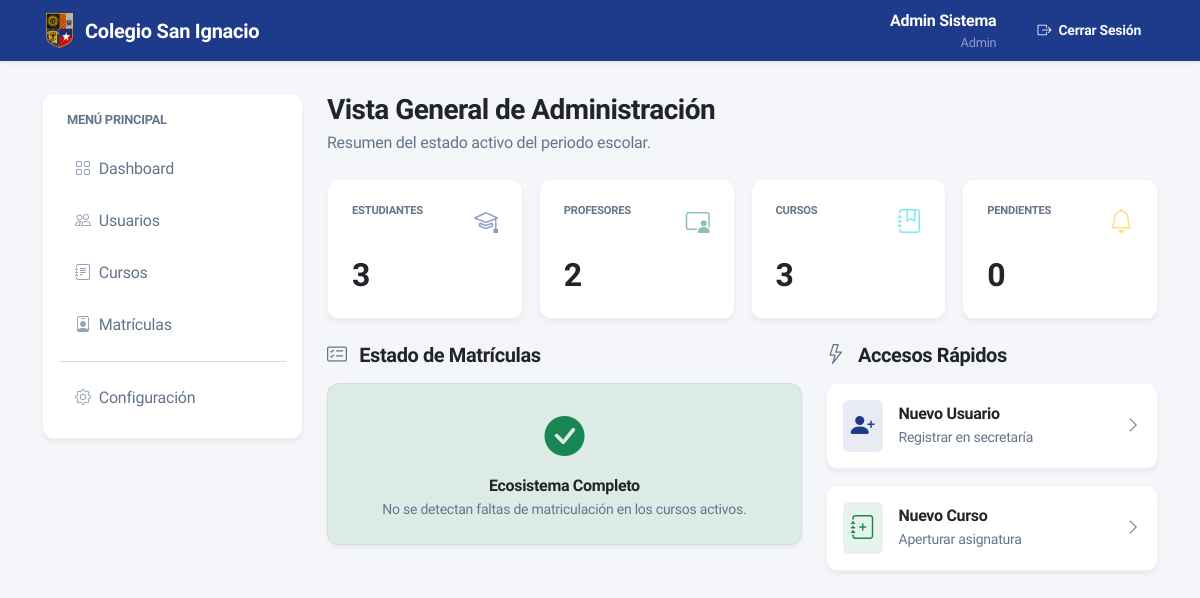
The page /admin/dashboard (signed in) on the database as committed earlier.
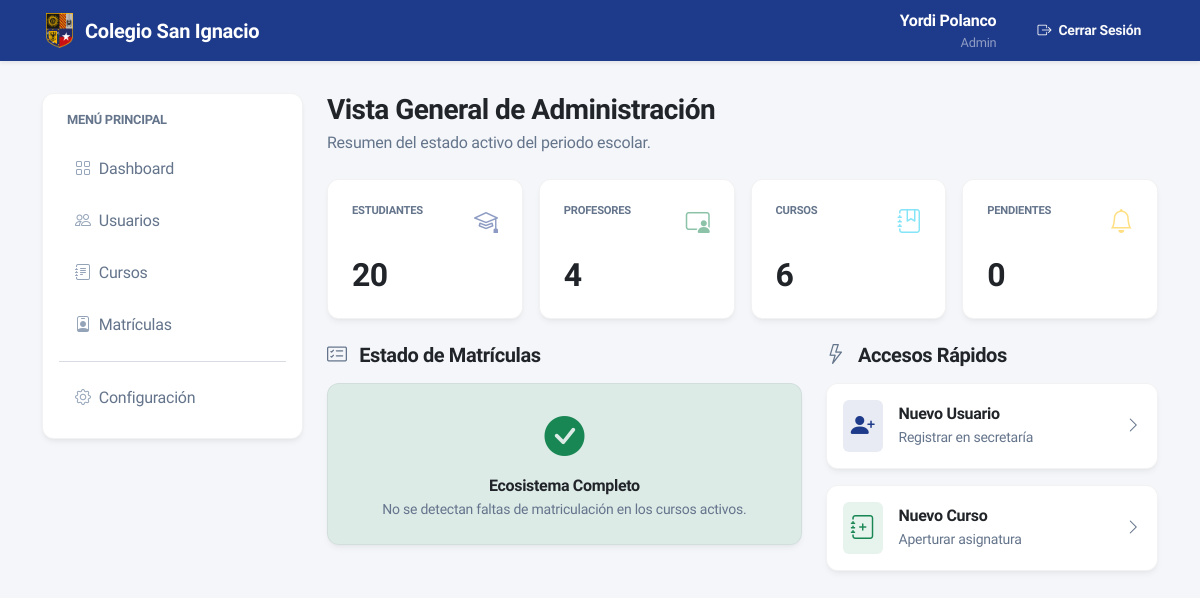
The same page on the database as committed later.
### models.py (models this page shows, shortened)
class User(db.Model, UserMixin):
    __tablename__ = 'users'
    id = db.Column(db.String, primary_key=True) # e.g. "EST-01", "PRF-01"
    nombre = db.Column(db.String(100), nullable=False)
    password_hash = db.Column(db.String(256), nullable=False)
    rol = db.Column(db.String(20), nullable=False) # 'ADMIN', 'PROFESOR', 'ESTUDIANTE'
    courses_taught = db.relationship("Course", back_populates="professor", cascade="all, delete-orphan", lazy=True)
    enrollments = db.relationship("Enrollment", back_populates="student", cascade="all, delete-orphan", lazy=True)
    def is_admin(self):
        return self.rol == 'ADMIN'

### app.py (the view)
@app.route("/admin/dashboard")
@login_required
def admin_dashboard():
    if not current_user.is_admin():
        flash("¡Acceso denegado!", "danger")
        return redirect(url_for('index'))
    total_students = User.query.filter_by(rol='ESTUDIANTE').count()
    total_professors = User.query.filter_by(rol='PROFESOR').count()
    total_courses = Course.query.count()
    estudiantes_sin_cursos = User.query.filter(User.rol == 'ESTUDIANTE', ~User.enrollments.any()).all()
    cursos_sin_estudiantes = Course.query.filter(~Course.enrollments.any()).all()
    metrics = {
        'total_students': total_students,
        'total_professors': total_professors,
        'total_courses': total_courses,
        'pending_requests': 0
    }
    return render_template("admin_dashboard.html", metrics=metrics,
                           estudiantes_sin_cursos=estudiantes_sin_cursos,
                           cursos_sin_estudiantes=cursos_sin_estudiantes)

### app.py (called while the page is built)
@login_manager.user_loader
def load_user(user_id):
    return User.query.get(user_id)

### templates/admin_dashboard.html (shortened to what the changed rows need)
{% extends "base.html" %}
{% block content %}
<div class="row g-3 mb-4">
    <div class="col-md-3">
        <div class="card hover-card h-100 p-2 border-start border-primary border-4">
            <div class="card-body d-flex flex-column">
                <div class="mt-auto">
                    <h2 class="fw-bold text-dark mb-0">{{ metrics.total_students }}</h2>
                </div>
            </div>
        </div>
    </div>
    <div class="col-md-3">
        <div class="card hover-card h-100 p-2 border-start border-success border-4">
            <div class="card-body d-flex flex-column">
                <div class="mt-auto">
                    <h2 class="fw-bold text-dark mb-0">{{ metrics.total_professors }}</h2>
                </div>
            </div>
        </div>
    </div>
    <div class="col-md-3">
        <div class="card hover-card h-100 p-2 border-start border-info border-4">
            <div class="card-body d-flex flex-column">
                <div class="mt-auto">
                    <h2 class="fw-bold text-dark mb-0">{{ metrics.total_courses }}</h2>
                </div>
            </div>
        </div>
    </div>
    <div class="col-md-3">
        <div class="card hover-card h-100 p-2 border-start border-warning border-4">
            <div class="card-body d-flex flex-column">
                <div class="mt-auto">
                    <h2 class="fw-bold text-dark mb-0">{{ metrics.pending_requests }}</h2>
                </div>
            </div>
        </div>
    </div>
</div>
{% endblock %}

### templates/base.html (shortened to what this page needs)
<!DOCTYPE html>
<html lang="es">
<head>
    <link href="https://cdn.jsdelivr.net/npm/bootstrap@5.3.0/dist/css/bootstrap.min.css" rel="stylesheet">
    <link rel="stylesheet" href="https://cdn.jsdelivr.net/npm/bootstrap-icons@1.11.1/font/bootstrap-icons.css">
    <link href="{{ url_for('static', filename='css/style.css') }}?v=4.0" rel="stylesheet">
</head>
<body>
    <nav class="navbar navbar-expand-lg navbar-dark bg-primary shadow-sm mb-4">
        <div class="container">
            <a class="navbar-brand fw-bold d-flex align-items-center gap-2" href="{{ url_for('index') }}">
                <img src="{{ url_for('static', filename='img/logo.png') }}?v=1.2" alt="Logo" width="35" height="35" style="object-fit: contain;">
                Colegio San Ignacio
            </a>
            <div class="collapse navbar-collapse" id="navbarNav">
                <ul class="navbar-nav ms-auto align-items-lg-center">
                    {% if current_user.is_authenticated %}
                        <li class="nav-item me-lg-4 mb-2 mb-lg-0 text-lg-end">
                            <div class="text-white fw-bold">{{ current_user.nombre }}</div>
                            <div class="text-white-50" style="font-size: 0.8rem;">{{ current_user.rol|capitalize }}</div>
                        </li>
                        <li class="nav-item">
                            <a class="btn btn-outline-light btn-sm fw-bold rounded px-3" href="{{ url_for('logout') }}"><i class="bi bi-box-arrow-right me-1"></i> Cerrar Sesión</a>
                        </li>
                    {% endif %}
                </ul>
            </div>
        </div>
    </nav>
    <main class="container">
        <div class="row pt-2">
            {% if current_user.is_authenticated %}
            <div class="col-lg-3 mb-4">
                <div class="card p-3 shadow-sm border-0">
                    <p class="text-muted fw-bold mb-3 ps-2" style="font-size: 0.8rem; text-transform: uppercase;">Menú Principal</p>
                    <nav class="d-flex flex-column gap-1">
                        {% if current_user.rol == 'ADMIN' %}
                        <a href="{{ url_for('admin_dashboard') }}" class="sidebar-link"><i class="bi bi-grid me-2"></i> Dashboard</a>
                        <a href="{{ url_for('admin_lista_usuarios') }}" class="sidebar-link"><i class="bi bi-people me-2"></i> Usuarios</a>
                        <a href="{{ url_for('admin_construccion') }}" class="sidebar-link"><i class="bi bi-journal-text me-2"></i> Cursos</a>
                        <a href="{{ url_for('admin_construccion') }}" class="sidebar-link"><i class="bi bi-person-badge me-2"></i> Matrículas</a>
                        <hr class="my-2 text-muted">
                        <a href="{{ url_for('admin_construccion') }}" class="sidebar-link text-muted"><i class="bi bi-gear me-2"></i> Configuración</a>
                        {% endif %}
                    </nav>
                </div>
            </div>
            <div class="col-lg-9 fade-in-section pb-5">
            {% else %}
            <div class="col-12 pb-5">
            {% endif %}
                {% block content %}{% endblock %}
            </div>
        </div>
    </main>
</body>
</html>

Rows that differ between the two databases and show on the page:
changed User "Admin": nombre "Admin Sistema" → "Yordi Polanco"
Other text that changed with them:
{{ metrics.total_students }}: "3" → "20"
{{ metrics.total_professors }}: "2" → "4"
{{ metrics.total_courses }}: "3" → "6"
